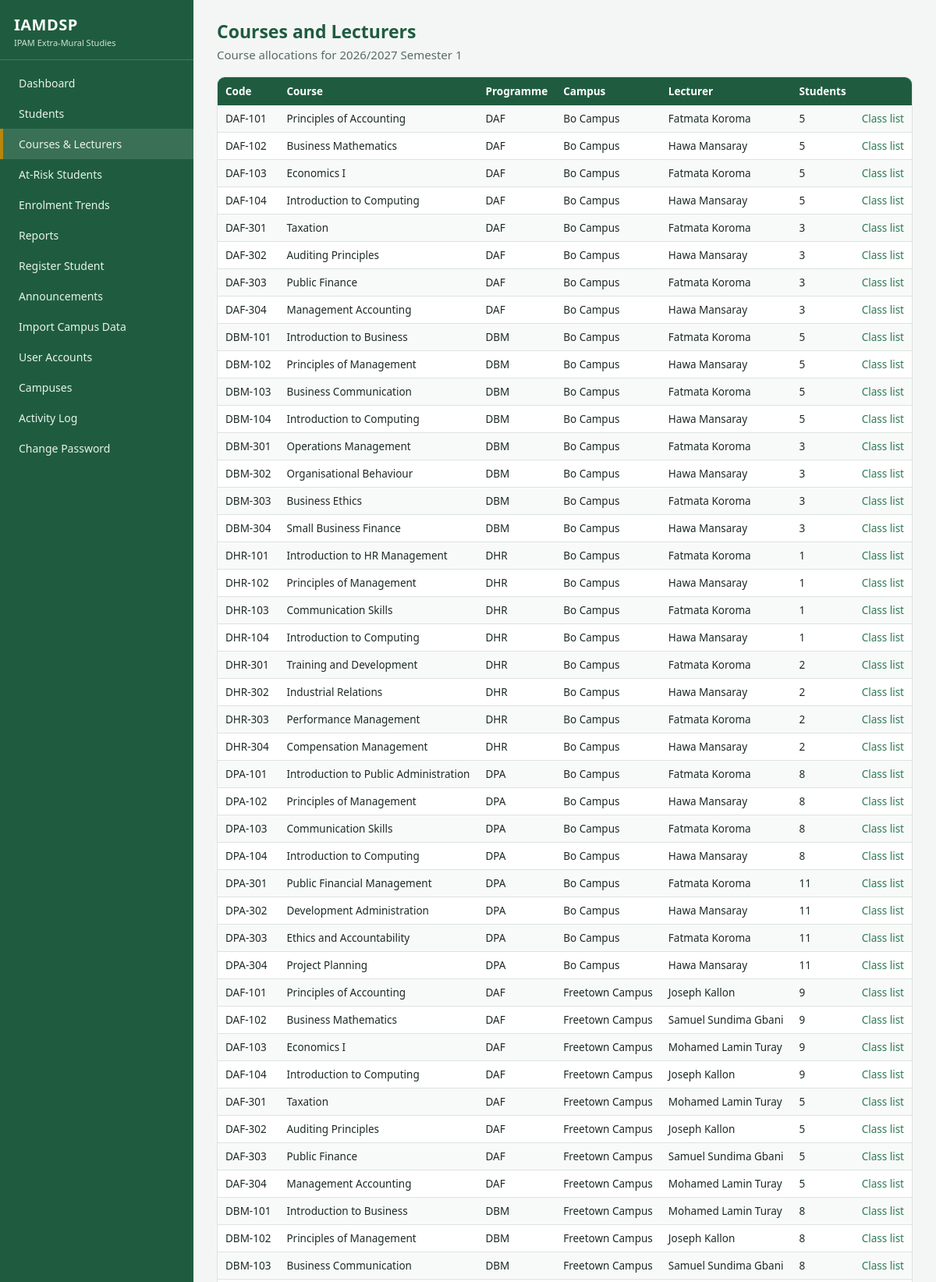
The page /courses (signed in, upper part) on the database its author committed.
### tables this page shows
CREATE TABLE allocations (
    id INTEGER PRIMARY KEY AUTOINCREMENT,
    course_id INTEGER NOT NULL REFERENCES courses(id),
    campus_id INTEGER NOT NULL REFERENCES campuses(id),
    lecturer_id INTEGER NOT NULL REFERENCES users(id),
    term TEXT NOT NULL,
    UNIQUE (course_id, campus_id, term)
);

CREATE TABLE courses (
    id INTEGER PRIMARY KEY AUTOINCREMENT,
    code TEXT NOT NULL UNIQUE,
    title TEXT NOT NULL,
    programme_id INTEGER NOT NULL REFERENCES programmes(id),
    stage INTEGER NOT NULL            -- 1..4 = Year1 Sem1, Year1 Sem2, Year2 Sem1, Year2 Sem2
);

CREATE TABLE programmes (
    id INTEGER PRIMARY KEY AUTOINCREMENT,
    code TEXT NOT NULL UNIQUE,
    name TEXT NOT NULL
);

CREATE TABLE campuses (
    id INTEGER PRIMARY KEY AUTOINCREMENT,
    name TEXT NOT NULL UNIQUE,
    location TEXT NOT NULL
);

CREATE TABLE users (
    id INTEGER PRIMARY KEY AUTOINCREMENT,
    username TEXT NOT NULL UNIQUE,
    password_hash TEXT NOT NULL,
    full_name TEXT NOT NULL,
    role TEXT NOT NULL CHECK (role IN ('sysadmin','management','coordinator','lecturer','student')),
    campus_id INTEGER REFERENCES campuses(id),
    student_id INTEGER REFERENCES students(id),
    active INTEGER NOT NULL DEFAULT 1
);

### app.py (the view)
@app.route("/courses")
@login_required("sysadmin", "management", "coordinator")
def courses():
    scope = campus_scope()
    sql = """SELECT al.id, c.code, c.title, p.code AS pcode, ca.name AS campus, u.full_name AS lecturer,
        (SELECT COUNT(*) FROM registrations r JOIN students s ON s.id=r.student_id
          WHERE r.course_id=al.course_id AND r.term=al.term AND s.campus_id=al.campus_id) AS n
        FROM allocations al JOIN courses c ON c.id=al.course_id JOIN programmes p ON p.id=c.programme_id
        JOIN campuses ca ON ca.id=al.campus_id JOIN users u ON u.id=al.lecturer_id WHERE al.term=?"""
    args = [config.CURRENT_TERM]
    if scope:
        sql += " AND al.campus_id=?"; args.append(scope)
    rows = [r for r in conn().execute(sql + " ORDER BY ca.name, c.code", args).fetchall() if r["n"] > 0]
    return render_template("courses.html", rows=rows)

### app.py (called while the page is built)
def conn():
    if "db" not in g:
        g.db = db.get_db()
    return g.db

@app.before_request
def load_user():
    g.user = None
    if "uid" in session:
        g.user = conn().execute("SELECT * FROM users WHERE id=? AND active=1", (session["uid"],)).fetchone()
        if g.user is None:
            session.clear()
    if request.method == "POST":
        token = session.get("csrf")
        if not token or token != request.form.get("csrf_token"):
            abort(400, "Invalid form token. Go back, refresh the page and try again.")

@app.context_processor
def inject():
    if "csrf" not in session:
        session["csrf"] = secrets.token_hex(16)
    return {"user": g.get("user"), "role_labels": ROLE_LABELS, "csrf_token": session["csrf"],
            "current_term": config.CURRENT_TERM, "grade": analytics.grade}

def login_required(*roles):
    def deco(fn):
        @wraps(fn)
        def wrapper(*a, **kw):
            if g.user is None:
                return redirect(url_for("login", next=request.path))
            if roles and g.user["role"] not in roles:
                abort(403)
            return fn(*a, **kw)
        return wrapper
    return deco

def campus_scope():
    return g.user["campus_id"] if g.user["role"] in ("coordinator", "lecturer") else None

### db.py (called while the page is built)
def get_db():
    conn = sqlite3.connect(config.DATABASE)
    conn.row_factory = sqlite3.Row
    conn.execute("PRAGMA foreign_keys = ON")
    return conn

### templates/courses.html
{% extends "base.html" %}{% block title %}Courses{% endblock %}
{% block content %}<h1>Courses and Lecturers</h1><p class="sub">Course allocations for {{ current_term }}</p>
<div class="tablewrap"><table><tr><th>Code</th><th>Course</th><th>Programme</th><th>Campus</th><th>Lecturer</th><th>Students</th><th></th></tr>
{% for r in rows %}<tr><td>{{ r.code }}</td><td>{{ r.title }}</td><td>{{ r.pcode }}</td><td>{{ r.campus }}</td><td>{{ r.lecturer }}</td><td>{{ r.n }}</td><td><a href="{{ url_for('marks', aid=r.id) }}">Class list</a></td></tr>{% endfor %}</table></div>{% endblock %}

### static/style.css (style rules this page uses)
:root { --green:#1f5c3f;--green2:#2d7a55;--gold:#b8860b;--bg:#f4f6f5;--ink:#1d2b24;--line:#dde3df;--red:#b5413a;--amber:#c27a00 }
* { box-sizing:border-box }
body { margin:0;font-family:"Segoe UI",Arial,sans-serif;background:var(--bg);color:var(--ink);font-size:15px }
a { color:var(--green2);text-decoration:none }
h1 { font-size:23px;margin:0 0 4px;color:var(--green) }
.sub { color:#5b6b63;margin:0 0 18px }
table { width:100%;border-collapse:collapse;background:#fff;font-size:13.5px }
th { background:var(--green);color:#fff;text-align:left;padding:9px 10px;font-weight:600 }
td { padding:8px 10px;border-bottom:1px solid var(--line);vertical-align:top }
tr:nth-child(even) td { background:#f8faf9 }
.tablewrap { overflow-x:auto;border:1px solid var(--line);border-radius:10px;background:#fff }

### rows shown on the page
allocations: code "DAF-101", title "Principles of Accounting", pcode "DAF", campus "Bo Campus", lecturer "Fatmata Koroma", n "5"
allocations: code "DAF-102", title "Business Mathematics", pcode "DAF", campus "Bo Campus", lecturer "Hawa Mansaray", n "5"
allocations: code "DAF-103", title "Economics I", pcode "DAF", campus "Bo Campus", lecturer "Fatmata Koroma", n "5"
allocations: code "DAF-104", title "Introduction to Computing", pcode "DAF", campus "Bo Campus", lecturer "Hawa Mansaray", n "5"
allocations: code "DAF-301", title "Taxation", pcode "DAF", campus "Bo Campus", lecturer "Fatmata Koroma", n "3"
allocations: code "DAF-302", title "Auditing Principles", pcode "DAF", campus "Bo Campus", lecturer "Hawa Mansaray", n "3"
allocations: code "DAF-303", title "Public Finance", pcode "DAF", campus "Bo Campus", lecturer "Fatmata Koroma", n "3"
allocations: code "DAF-304", title "Management Accounting", pcode "DAF", campus "Bo Campus", lecturer "Hawa Mansaray", n "3"
allocations: code "DBM-101", title "Introduction to Business", pcode "DBM", campus "Bo Campus", lecturer "Fatmata Koroma", n "5"
allocations: code "DBM-102", title "Principles of Management", pcode "DBM", campus "Bo Campus", lecturer "Hawa Mansaray", n "5"
allocations: code "DBM-103", title "Business Communication", pcode "DBM", campus "Bo Campus", lecturer "Fatmata Koroma", n "5"
allocations: code "DBM-104", title "Introduction to Computing", pcode "DBM", campus "Bo Campus", lecturer "Hawa Mansaray", n "5"
allocations: code "DBM-301", title "Operations Management", pcode "DBM", campus "Bo Campus", lecturer "Fatmata Koroma", n "3"
allocations: code "DBM-302", title "Organisational Behaviour", pcode "DBM", campus "Bo Campus", lecturer "Hawa Mansaray", n "3"
allocations: code "DBM-303", title "Business Ethics", pcode "DBM", campus "Bo Campus", lecturer "Fatmata Koroma", n "3"
allocations: code "DBM-304", title "Small Business Finance", pcode "DBM", campus "Bo Campus", lecturer "Hawa Mansaray", n "3"
allocations: code "DHR-101", title "Introduction to HR Management", pcode "DHR", campus "Bo Campus", lecturer "Fatmata Koroma", n "1"
allocations: code "DHR-102", title "Principles of Management", pcode "DHR", campus "Bo Campus", lecturer "Hawa Mansaray", n "1"
allocations: code "DHR-103", title "Communication Skills", pcode "DHR", campus "Bo Campus", lecturer "Fatmata Koroma", n "1"
allocations: code "DHR-104", title "Introduction to Computing", pcode "DHR", campus "Bo Campus", lecturer "Hawa Mansaray", n "1"
allocations: code "DHR-301", title "Training and Development", pcode "DHR", campus "Bo Campus", lecturer "Fatmata Koroma", n "2"
allocations: code "DHR-302", title "Industrial Relations", pcode "DHR", campus "Bo Campus", lecturer "Hawa Mansaray", n "2"
allocations: code "DHR-303", title "Performance Management", pcode "DHR", campus "Bo Campus", lecturer "Fatmata Koroma", n "2"
allocations: code "DHR-304", title "Compensation Management", pcode "DHR", campus "Bo Campus", lecturer "Hawa Mansaray", n "2"
allocations: code "DPA-101", title "Introduction to Public Administration", pcode "DPA", campus "Bo Campus", lecturer "Fatmata Koroma", n "8"
allocations: code "DPA-102", title "Principles of Management", pcode "DPA", campus "Bo Campus", lecturer "Hawa Mansaray", n "8"
allocations: code "DPA-103", title "Communication Skills", pcode "DPA", campus "Bo Campus", lecturer "Fatmata Koroma", n "8"
allocations: code "DPA-104", title "Introduction to Computing", pcode "DPA", campus "Bo Campus", lecturer "Hawa Mansaray", n "8"
allocations: code "DPA-301", title "Public Financial Management", pcode "DPA", campus "Bo Campus", lecturer "Fatmata Koroma", n "11"
allocations: code "DPA-302", title "Development Administration", pcode "DPA", campus "Bo Campus", lecturer "Hawa Mansaray", n "11"
allocations: code "DPA-303", title "Ethics and Accountability", pcode "DPA", campus "Bo Campus", lecturer "Fatmata Koroma", n "11"
allocations: code "DPA-304", title "Project Planning", pcode "DPA", campus "Bo Campus", lecturer "Hawa Mansaray", n "11"
allocations: code "DAF-101", title "Principles of Accounting", pcode "DAF", campus "Freetown Campus", lecturer "Joseph Kallon", n "9"
allocations: code "DAF-102", title "Business Mathematics", pcode "DAF", campus "Freetown Campus", lecturer "Samuel Sundima Gbani", n "9"
allocations: code "DAF-103", title "Economics I", pcode "DAF", campus "Freetown Campus", lecturer "Mohamed Lamin Turay", n "9"
allocations: code "DAF-104", title "Introduction to Computing", pcode "DAF", campus "Freetown Campus", lecturer "Joseph Kallon", n "9"
allocations: code "DAF-301", title "Taxation", pcode "DAF", campus "Freetown Campus", lecturer "Mohamed Lamin Turay", n "5"
allocations: code "DAF-302", title "Auditing Principles", pcode "DAF", campus "Freetown Campus", lecturer "Joseph Kallon", n "5"
allocations: code "DAF-303", title "Public Finance", pcode "DAF", campus "Freetown Campus", lecturer "Samuel Sundima Gbani", n "5"
allocations: code "DAF-304", title "Management Accounting", pcode "DAF", campus "Freetown Campus", lecturer "Mohamed Lamin Turay", n "5"
allocations: code "DBM-101", title "Introduction to Business", pcode "DBM", campus "Freetown Campus", lecturer "Mohamed Lamin Turay", n "8"
allocations: code "DBM-102", title "Principles of Management", pcode "DBM", campus "Freetown Campus", lecturer "Joseph Kallon", n "8"
allocations: code "DBM-103", title "Business Communication", pcode "DBM", campus "Freetown Campus", lecturer "Samuel Sundima Gbani", n "8"

### other values the page prints
{{ current_term }} "2026/2027 Semester 1"
